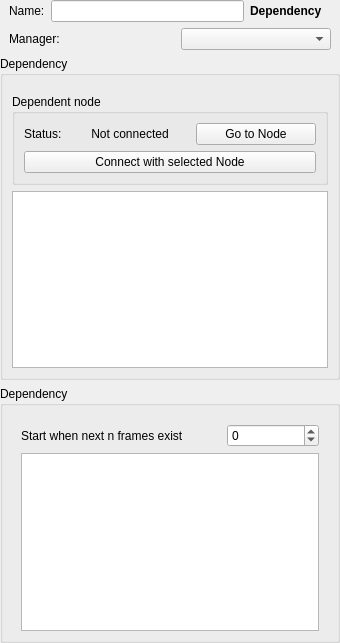
<?xml version="1.0" encoding="UTF-8"?>
<ui version="4.0">
 <class>wg_Dependency</class>
 <widget class="QWidget" name="wg_Dependency">
  <property name="geometry">
   <rect>
    <x>0</x>
    <y>0</y>
    <width>340</width>
    <height>643</height>
   </rect>
  </property>
  <property name="sizePolicy">
   <sizepolicy hsizetype="Fixed" vsizetype="Fixed">
    <horstretch>0</horstretch>
    <verstretch>0</verstretch>
   </sizepolicy>
  </property>
  <property name="minimumSize">
   <size>
    <width>340</width>
    <height>0</height>
   </size>
  </property>
  <property name="maximumSize">
   <size>
    <width>340</width>
    <height>16777215</height>
   </size>
  </property>
  <property name="windowTitle">
   <string>Dependency</string>
  </property>
  <layout class="QVBoxLayout" name="verticalLayout">
   <property name="margin">
    <number>0</number>
   </property>
   <item>
    <widget class="QWidget" name="widget_4" native="true">
     <layout class="QHBoxLayout" name="horizontalLayout_2">
      <property name="topMargin">
       <number>0</number>
      </property>
      <property name="rightMargin">
       <number>18</number>
      </property>
      <property name="bottomMargin">
       <number>0</number>
      </property>
      <item>
       <widget class="QLabel" name="l_name">
        <property name="text">
         <string>Name:</string>
        </property>
       </widget>
      </item>
      <item>
       <widget class="QLineEdit" name="e_name"/>
      </item>
      <item>
       <widget class="QLabel" name="l_class">
        <property name="font">
         <font>
          <weight>75</weight>
          <bold>true</bold>
         </font>
        </property>
        <property name="text">
         <string>Dependency</string>
        </property>
       </widget>
      </item>
     </layout>
    </widget>
   </item>
   <item>
    <widget class="QWidget" name="f_manager" native="true">
     <layout class="QHBoxLayout" name="horizontalLayout_8">
      <property name="topMargin">
       <number>0</number>
      </property>
      <property name="bottomMargin">
       <number>0</number>
      </property>
      <item>
       <widget class="QLabel" name="l_manager">
        <property name="text">
         <string>Manager:</string>
        </property>
       </widget>
      </item>
      <item>
       <spacer name="horizontalSpacer_19">
        <property name="orientation">
         <enum>Qt::Horizontal</enum>
        </property>
        <property name="sizeHint" stdset="0">
         <size>
          <width>40</width>
          <height>20</height>
         </size>
        </property>
       </spacer>
      </item>
      <item>
       <widget class="QComboBox" name="cb_manager">
        <property name="minimumSize">
         <size>
          <width>150</width>
          <height>0</height>
         </size>
        </property>
       </widget>
      </item>
     </layout>
    </widget>
   </item>
   <item>
    <widget class="QGroupBox" name="gb_osDependency">
     <property name="title">
      <string>Dependency</string>
     </property>
     <layout class="QVBoxLayout" name="verticalLayout_4">
      <property name="topMargin">
       <number>18</number>
      </property>
      <item>
       <widget class="QGroupBox" name="groupBox_2">
        <property name="title">
         <string>Dependent node</string>
        </property>
        <layout class="QVBoxLayout" name="verticalLayout_5">
         <property name="leftMargin">
          <number>0</number>
         </property>
         <property name="topMargin">
          <number>9</number>
         </property>
         <property name="rightMargin">
          <number>0</number>
         </property>
         <property name="bottomMargin">
          <number>9</number>
         </property>
         <item>
          <widget class="QWidget" name="w_status" native="true">
           <layout class="QHBoxLayout" name="horizontalLayout_5">
            <property name="topMargin">
             <number>0</number>
            </property>
            <property name="bottomMargin">
             <number>0</number>
            </property>
            <item>
             <widget class="QLabel" name="label_6">
              <property name="minimumSize">
               <size>
                <width>40</width>
                <height>0</height>
               </size>
              </property>
              <property name="maximumSize">
               <size>
                <width>40</width>
                <height>16777215</height>
               </size>
              </property>
              <property name="text">
               <string>Status:</string>
              </property>
             </widget>
            </item>
            <item>
             <widget class="QLabel" name="l_status">
              <property name="text">
               <string>Not connected</string>
              </property>
              <property name="alignment">
               <set>Qt::AlignCenter</set>
              </property>
             </widget>
            </item>
            <item>
             <widget class="QPushButton" name="b_goTo">
              <property name="focusPolicy">
               <enum>Qt::NoFocus</enum>
              </property>
              <property name="text">
               <string>Go to Node</string>
              </property>
             </widget>
            </item>
           </layout>
          </widget>
         </item>
         <item>
          <widget class="QWidget" name="w_connect" native="true">
           <layout class="QHBoxLayout" name="horizontalLayout_6">
            <property name="topMargin">
             <number>0</number>
            </property>
            <property name="bottomMargin">
             <number>0</number>
            </property>
            <item>
             <widget class="QPushButton" name="b_connect">
              <property name="focusPolicy">
               <enum>Qt::NoFocus</enum>
              </property>
              <property name="text">
               <string>Connect with selected Node</string>
              </property>
             </widget>
            </item>
           </layout>
          </widget>
         </item>
        </layout>
       </widget>
      </item>
      <item>
       <widget class="QListWidget" name="lw_osStates"/>
      </item>
     </layout>
    </widget>
   </item>
   <item>
    <widget class="QGroupBox" name="gb_dlDependency">
     <property name="title">
      <string>Dependency</string>
     </property>
     <layout class="QVBoxLayout" name="verticalLayout_2">
      <property name="topMargin">
       <number>18</number>
      </property>
      <item>
       <widget class="QWidget" name="widget_2" native="true">
        <layout class="QHBoxLayout" name="horizontalLayout">
         <property name="leftMargin">
          <number>9</number>
         </property>
         <property name="topMargin">
          <number>0</number>
         </property>
         <property name="rightMargin">
          <number>9</number>
         </property>
         <property name="bottomMargin">
          <number>0</number>
         </property>
         <item>
          <widget class="QLabel" name="label">
           <property name="minimumSize">
            <size>
             <width>200</width>
             <height>0</height>
            </size>
           </property>
           <property name="text">
            <string>Start when next n frames exist</string>
           </property>
          </widget>
         </item>
         <item>
          <widget class="QSpinBox" name="sp_offset">
           <property name="suffix">
            <string/>
           </property>
           <property name="minimum">
            <number>-99999</number>
           </property>
           <property name="maximum">
            <number>99999</number>
           </property>
          </widget>
         </item>
        </layout>
       </widget>
      </item>
      <item>
       <widget class="QWidget" name="widget" native="true">
        <layout class="QVBoxLayout" name="verticalLayout_3">
         <property name="topMargin">
          <number>0</number>
         </property>
         <property name="bottomMargin">
          <number>0</number>
         </property>
         <item>
          <widget class="QTreeWidget" name="tw_caches">
           <property name="editTriggers">
            <set>QAbstractItemView::NoEditTriggers</set>
           </property>
           <property name="verticalScrollMode">
            <enum>QAbstractItemView::ScrollPerPixel</enum>
           </property>
           <property name="itemsExpandable">
            <bool>true</bool>
           </property>
           <property name="expandsOnDoubleClick">
            <bool>true</bool>
           </property>
           <attribute name="headerVisible">
            <bool>false</bool>
           </attribute>
           <column>
            <property name="text">
             <string notr="true">1</string>
            </property>
           </column>
          </widget>
         </item>
        </layout>
       </widget>
      </item>
     </layout>
    </widget>
   </item>
  </layout>
 </widget>
 <resources/>
 <connections/>
</ui>
